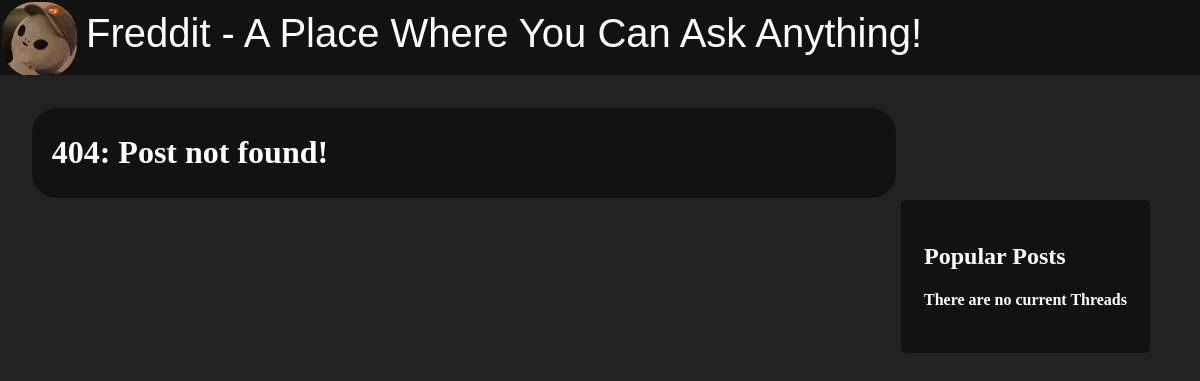
Before: /freddit/thread/freddie/add_comment/ with the older database file.
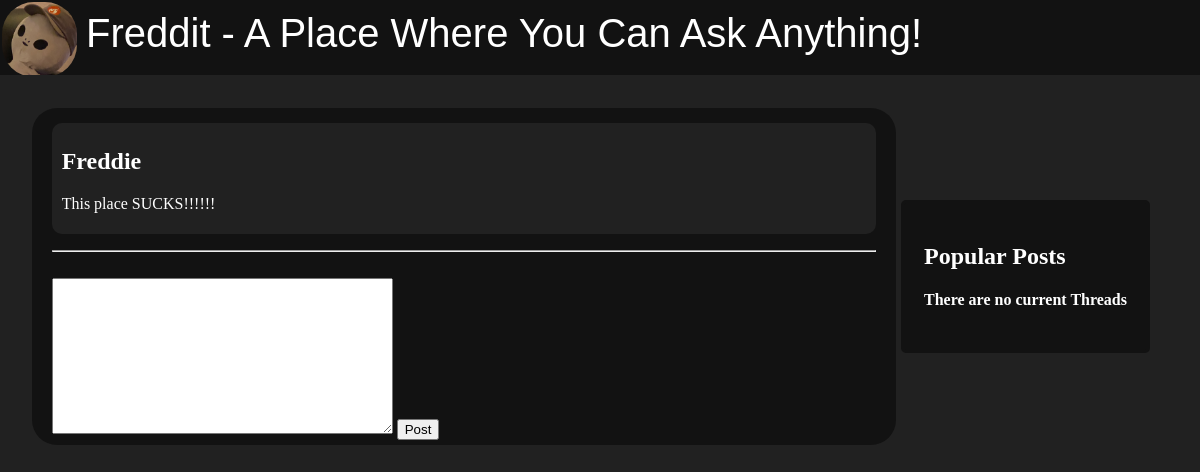
After: the same page with the newer database file.
### freddit/models.py (models this page shows, shortened)
class Thread(models.Model):
    topic = models.CharField(max_length=200)
    inform = models.TextField()
    likes = models.IntegerField(default=0)
    views = models.IntegerField(default=0)
    slug = models.SlugField()

### freddit/views.py (the view, shortened to what this page needs)
# urls.py: path('thread/<thread_slug>/add_comment/', views.add_comment, name="add_comment"),
def add_comment(request, thread_slug):
    try:
        thread = Thread.objects.get(slug=thread_slug)
    except Thread.DoesNotExist:
        thread = None
    form = CommentForm()
    return render(request, 'freddit/add_comment.html', {'comment': form, 'thread': thread})

### freddit/forms.py
class CommentForm(forms.ModelForm):
    comment = forms.CharField(widget=forms.Textarea())
    likes = forms.IntegerField(widget=forms.HiddenInput(), initial=0)
    class Meta:
        model = Comment
        exclude = ('thread', )

### templates/freddit/add_comment.html (shortened to what this page needs)
{% extends 'freddit/base.html' %}
{% load static %}
{% block body_block %}
    {% if thread %}
        <div class="op_post">
            <h2 class="add_comment_op">{{thread.topic}}</h2>
            <p class="add_comment_op">{{thread.inform}}</p>
        </div>
        <br>
        <hr>
        <br>
        <div class="post_comments">
            <form id="comment form" method="post" action="/freddit/thread/{{thread.slug}}/add_comment/">
                {% for field in comment.visible_fields %}
                    {{field}}
                {% endfor %}
                <input class="comment_button" type="submit" name="submit" value="Post">
            </form>
        </div>
    {% else %}
       <h1>404: Post not found!</h1>
    {% endif %}
{% endblock %}

Changed rows visible on the page:
added Thread: topic "Freddie", inform "This place SUCKS!!!!!!"
Other visible differences:
form field submit: (not shown) → "Post"
text no longer shown: "404: Post not found!"
